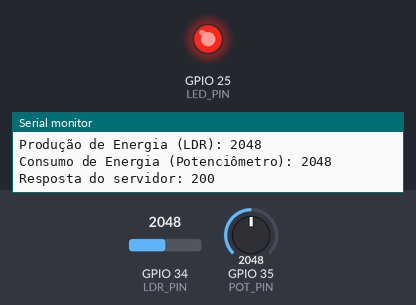
A sketch run on a simulated ESP32. On the bench: output pins drawn as LEDs (lit = HIGH), the last lines printed to the serial monitor. The inputs (shaded band) are chosen by the test bench; at power-on: GPIO 34 (LDR_PIN) = 2048, GPIO 35 (POT_PIN) = 2048. WiFi joins after 1.5 s; servers stay silent unless stated; uploads are accepted with an empty reply.

Above: at 2.7 s.
2.8 s: GPIO 34 (LDR_PIN) set to 2085
At 4.7 s:
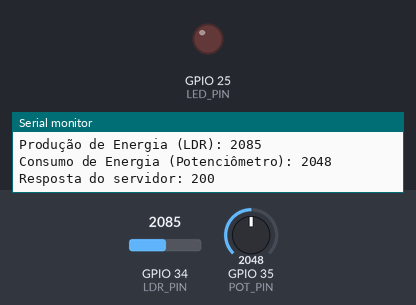
5.4 s: GPIO 34 (LDR_PIN) set to 2047
At 6.7 s:
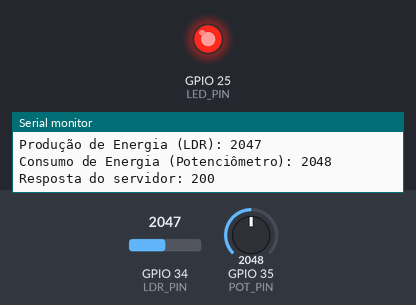
7.8 s: GPIO 34 (LDR_PIN) set to 2866
At 9.8 s:
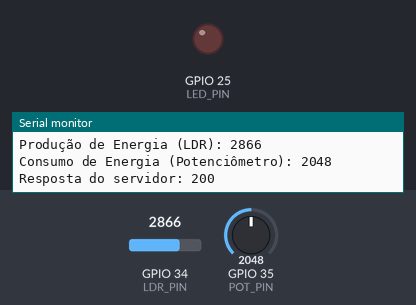
Timing chart, 0 to 11.3 s (numbered marks = the images above; inputs shaded):
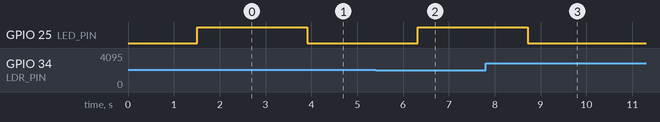

Measured:
- the behaviour switches between 2048 and 2049 on GPIO 34 (LDR_PIN) (found by bisection; images 0 and 1)
- after the input at 2.8 s, GPIO 25 (LED_PIN): HIGH → LOW after 1.1 s
- after the input at 5.4 s, GPIO 25 (LED_PIN): LOW → HIGH after 0.92 s
- after the input at 7.8 s, GPIO 25 (LED_PIN): HIGH → LOW after 0.92 s

The sketch:

sketch.ino
```cpp
/***************************************************************
  FIAP
  Tecnologia em Análise e Desenvolvimento de Sistemas
  DISRUPTIVE ARCHITECTURES: IOT, IOB e Generative IA
  Global Solution - EcoBalace - um sistema de equilibrio energetico inteligente
  Turma: 2TDSPK
****************************************************************
Elaborado por:
 Nome: Gabriel Ortiz Oliva Gil   RM:98642 – 2TDSPK
 Nome: Rafael Noboru Watanabe Nasaha  RM:99948 – 2TDSPK
 Nome: João Pedro Kraide Máximo - RM:550974 – 2TDSPK
 Nome: Matheus de Andrade Ferreira - RM:99375 – 2TDSPK
 Nome: Larissa Pereira Biusse - RM:551062 - 2TDSPK
****************************************************************/

//bibliotecas
#include <WiFi.h>
#include <HTTPClient.h>
#include <WiFiClientSecure.h>

// Credenciais do Wi-Fi
const char* ssid = "Wokwi-GUEST";
// URL do endpoint do Thinger.io (ajuste com seu dispositivo e chave)
const char* thinger_device_id = "testegs";
const char* thinger_device_key = "eyJhbGciOiJIUzI1NiIsInR5cCI6IkpXVCJ9.eyJqdGkiOiJEZXZpY2VDYWxsYmFja190ZXN0ZWdzIiwic3ZyIjoidXMtZWFzdC5hd3MudGhpbmdlci5pbyIsInVzciI6Imxhcmlzc2EifQ.j6nT0pFV-Z63mgxncXUCYayFrL55GEqL7i_QQucmF3k";
const String url = "https://backend.thinger.io/v3/users/larissa/devices/testegs/callback/data";

// Configuração dos pinos:
const int LDR_PIN = 34;       // Pino do LDR para produção de energia (ADC1)
const int POT_PIN = 35;       // Pino do Potenciômetro para consumo de energia (ADC2)
const int LED_PIN = 25;       // Pino do LED (simula relé)


void setup() {
  // Inicia a comunicação serial
  Serial.begin(115200);


  connectToWiFi();
  // Exibe o IP após a conexão
  Serial.print("Endereço IP: ");
  Serial.println(WiFi.localIP());
 // Configuração dos pinos de I/Os digitais:

  // Saída ---> LED
  pinMode(LED_PIN, OUTPUT);
}

void loop() {


  int ldrValue = analogRead(LDR_PIN);  // Leitura do valor do LDR
  int potValue = analogRead(POT_PIN);  // Leitura do valor do Potenciômetro

   Serial.print("Produção de Energia (LDR): ");
   Serial.println(ldrValue);   // Exibe o valor de produção

   Serial.print("Consumo de Energia (Potenciômetro): ");
   Serial.println(potValue);   // Exibe o valor de consumo

   // Lógica para ligar/desligar o LED com base nos valores lidos

  if (ldrValue > potValue) {
     digitalWrite(LED_PIN, LOW);  // Desliga o LED (suficiência de energia)
   } else {
     digitalWrite(LED_PIN, HIGH);   //  Liga o LED (insuficiência de energia)
   }

   sendDataToThinger();

   delay(1000); // Aguarda 1 segundo entre as leituras
}

// Conexão ao WiFi

void connectToWiFi() {
  Serial.print("Conectando ao Wi-Fi");
  WiFi.begin(ssid);

  while (WiFi.status() != WL_CONNECTED) {
    delay(500);
    Serial.print(".");
  }

  Serial.println("\nConectado ao Wi-Fi");
}

// Enviando dados ao servidor Thinger.IO
void sendDataToThinger() {
  WiFiClientSecure client;
  client.setInsecure();  // Desabilita a verificação SSL temporariamente para testes
  int ldrValue = analogRead(LDR_PIN);  // Leitura do valor do LDR
  int potValue = analogRead(POT_PIN); //Leitura do valor

  HTTPClient https;
  https.begin(client,url);
  https.addHeader("Content-Type", "application/json");
  https.addHeader("Authorization", "Bearer eyJhbGciOiJIUzI1NiIsInR5cCI6IkpXVCJ9.eyJqdGkiOiJEZXZpY2VDYWxsYmFja190ZXN0ZWdzIiwic3ZyIjoidXMtZWFzdC5hd3MudGhpbmdlci5pbyIsInVzciI6Imxhcmlzc2EifQ.j6nT0pFV-Z63mgxncXUCYayFrL55GEqL7i_QQucmF3k");
  https.addHeader("Accept", "application/json, text/plain, */*");


  String payload = "{\"Produção de Energia (LDR)\": " + String(ldrValue) + ", \"Consumo de Energia (Potenciômetro)\": " + String(potValue) + "}";
  int httpResponseCode = https.POST(payload);

  //Logica para capturar resposta do servidor
  if (httpResponseCode > 0) {
    String response = https.getString();
    Serial.println("Resposta do servidor: " + String(httpResponseCode));
  } else {
    Serial.println("Erro na requisição: " + String(httpResponseCode));
  }

  https.end();
}
```
